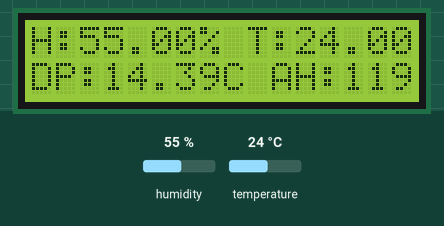
Recording of a sketch running on a simulated Arduino Uno, built with avr-gcc and run on an emulated ATmega328P. Parts: 16×2 character LCD. The inputs (shaded band) are chosen by the test bench; at power-on: humidity 55 %, temperature 24 °C. What the sketch prints to the serial monitor is not drawn.

Above: at 4.7 s.
4.8 s: humidity set to 22 %
At 6.7 s:
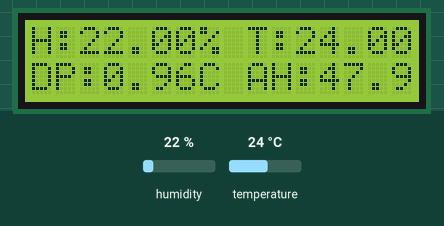
7.9 s: temperature set to 12 °C
At 9.0 s:
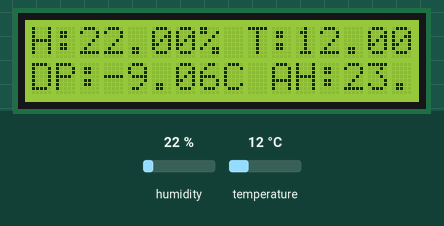
11.0 s: humidity set to 40 %
At 13.7 s:
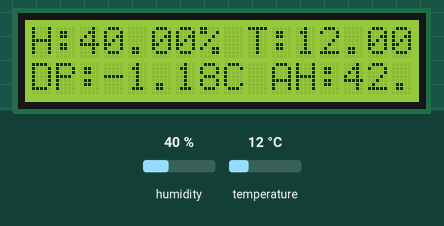
14.1 s: temperature set to 19 °C
At 16.0 s:
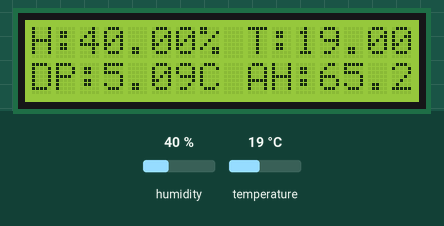
Timing chart, 0 to 17.5 s (numbered marks = the images above; inputs shaded):
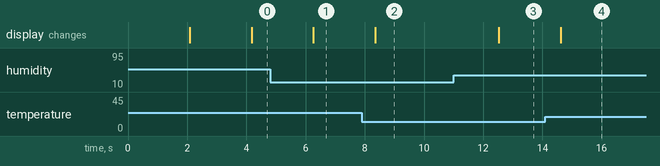

The sketch:

humidity_temp.ino
```cpp
#include <Wire.h>
#include <LiquidCrystal_I2C.h>
#include "DHT.h"


#define DHTPIN 2
#define DHTTYPE DHT11

DHT dht(DHTPIN, DHTTYPE);

#define LCD_ADDRESS 0x27
#define LCD_COLUMNS 16
#define LCD_ROWS 2
LiquidCrystal_I2C lcd(LCD_ADDRESS, LCD_COLUMNS, LCD_ROWS);

float calculateDewPoint(float temperature, float humidity) {
    const float A = 17.27;
    const float B = 237.7;
    float alpha = ((A * temperature) / (B + temperature)) + log(humidity / 100.0);
    return (B * alpha) / (A - alpha);
}

// Function to calculate absolute humidity
float calculateAbsoluteHumidity(float temperature, float humidity) {
    const float Mw = 18.01534;  // Molar mass of water vapor (g/mol)
    const float R = 8.314472;   // Universal gas constant (J/(mol·K))
    float tempKelvin = temperature + 273.15;  // Convert temperature to Kelvin
    float saturationPressure = 6.1078 * pow(10, (7.5 * temperature) / (237.3 + temperature));
    float actualPressure = (humidity / 100.0) * saturationPressure;
    return (actualPressure * Mw) / (R * tempKelvin) * 1000; // Convert to g/m³
}

void setup() {
    Serial.begin(9600);
    Serial.println(F("DHT11 with Advanced Calculations"));

    dht.begin();

    lcd.init();
    lcd.backlight();
    lcd.clear();
    lcd.setCursor(0, 0);
    lcd.print("Initializing...");
    delay(2000);
    lcd.clear();
}

void loop() {
    delay(2000);  // Wait 2 seconds between measurements

    // Read humidity and temperature
    float h = dht.readHumidity();
    float t = dht.readTemperature();

    // Check for sensor errors
    if (isnan(h) || isnan(t)) {
        Serial.println(F("Failed to read from DHT sensor!"));
        lcd.clear();
        lcd.setCursor(0, 0);
        lcd.print("Sensor Error!");
        return;
    }

    // Calculate dew point and absolute humidity
    float dewPoint = calculateDewPoint(t, h);
    float absHumidity = calculateAbsoluteHumidity(t, h);

    // Print to Serial Monitor
    Serial.print(F("Humidity: "));
    Serial.print(h);
    Serial.print(F("%  Temperature: "));
    Serial.print(t);
    Serial.println(F("°C"));
    Serial.print(F("Dew Point: "));
    Serial.print(dewPoint);
    Serial.println(F("°C"));
    Serial.print(F("Abs. Humidity: "));
    Serial.print(absHumidity);
    Serial.println(F(" g/m³"));

    // Print to LCD
    lcd.clear();
    lcd.setCursor(0, 0);
    lcd.print("H:");
    lcd.print(h);
    lcd.print("% T:");
    lcd.print(t);
    lcd.print("C");

    lcd.setCursor(0, 1);
    lcd.print("DP:");
    lcd.print(dewPoint);
    lcd.print("C AH:");
    lcd.print(absHumidity, 1);
    lcd.print("g");
}
```

Measured:
- after the input at 4.8 s, the display: changes after 1.5 s (image 1)
- after the input at 7.9 s, the display: changes after 0.45 s (image 2)
- after the input at 11.0 s, the display: changes after 1.5 s (image 3)
- after the input at 14.1 s, the display: changes after 0.51 s (image 4)
